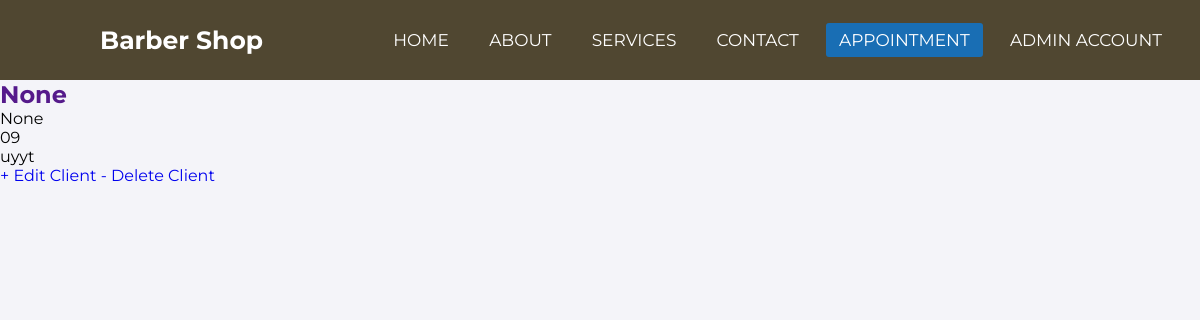
Page /client/2 on the committed database.
### app/models.py (models this page shows, shortened)
class Client(models.Model):
    firstname = models.CharField(max_length=20, blank=True, null=True)
    lastname = models.CharField(max_length=20, blank=True, null=True)
    phone = models.CharField(max_length=15, blank=True, null=True)
    address = models.TextField(blank=True, null=True)

### app/views.py (the view)
# urls.py: path('client/<int:pk>', ClientDetailView.as_view(), name='client_detail'),
class ClientDetailView(DetailView):
    model = Client
    context_object_name = 'client'
    template_name = 'app/client_detail.html'

### app/Templates/app/client_detail.html
{% extends 'app/base.html' %}
{% load static %}
{% block content %}
       <div class="client">
           <h2><a href="">{{client.firstname}}</a></h2>
           <p>{{client.lastname}}</p>
           <p>{{client.phone}}</p>
           <p>{{client.address}}</p>
       </div>
       <a href="{% url 'client_update' client.pk %}">+ Edit Client</a>
       <a href="{% url 'client_delete' client.pk %}">- Delete Client</a>
{% endblock content %}

### static/css/base.css (style rules this page uses)
body { margin: 0; font-family: Arial, sans-serif; background-color: #f4f4f9; }

### static/css/navbar.css (style rules this page uses)
* { padding: 0; margin: 0; text-decoration: none; list-style: none; box-sizing: border-box; }
body { font-family: "Montserrat", sans-serif; }

### rows in the picture
Client: firstname "None", lastname "None", phone "09", address "uyyt"
